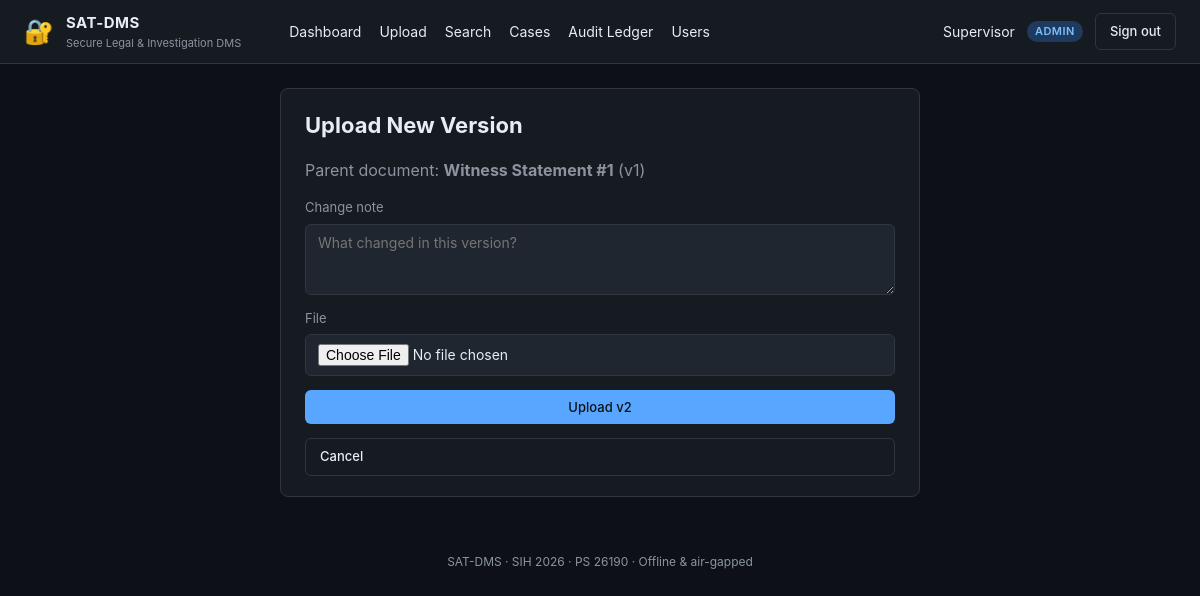
/documents/1/new-version (signed in), run on the app's committed database.
### app/models.py (models this page shows, shortened)
class User(UserMixin, db.Model):
    __tablename__ = "users"
    id            = db.Column(db.Integer, primary_key=True)
    username      = db.Column(db.String(64), unique=True, nullable=False, index=True)
    full_name     = db.Column(db.String(128), nullable=False)
    password_hash = db.Column(db.String(256), nullable=False)
    role          = db.Column(db.String(16), nullable=False, default="viewer")
    active        = db.Column(db.Boolean, default=True)
    created_at    = db.Column(db.DateTime, default=datetime.utcnow)
    @property
    def is_active(self):
        return self.active
    def is_admin(self):
        return self.role == "admin"
    def can_upload(self):
        return self.role in ("admin", "investigator")

class Document(db.Model):
    __tablename__ = "documents"
    id              = db.Column(db.Integer, primary_key=True)
    title           = db.Column(db.String(256), nullable=False)
    description     = db.Column(db.Text)
    case_id         = db.Column(db.Integer, db.ForeignKey("cases.id"))
    uploaded_by     = db.Column(db.Integer, db.ForeignKey("users.id"))
    sha256_hash     = db.Column(db.String(64), nullable=False, index=True)
    signature       = db.Column(db.Text, nullable=False)
    signer_pubkey   = db.Column(db.Text, nullable=False)
    encrypted_path  = db.Column(db.String(512), nullable=False)
    original_size   = db.Column(db.Integer, nullable=False)
    version         = db.Column(db.Integer, default=1)
    parent_id       = db.Column(db.Integer, db.ForeignKey("documents.id"))
    created_at      = db.Column(db.DateTime, default=datetime.utcnow)
    uploader = db.relationship("User", foreign_keys=[uploaded_by])

### app/routes/documents.py (the view, shortened to what this page needs)
@documents_bp.route("/<int:doc_id>/new-version", methods=["GET", "POST"])
@login_required
def new_version(doc_id):
    if not current_user.can_upload():
        abort(403)
    parent = Document.query.get_or_404(doc_id)
    return render_template("new_version.html", parent=parent)

### app/models.py (called while the page is built)
@login_manager.user_loader
def load_user(user_id):
    return User.query.get(int(user_id))

### app/templates/new_version.html (shortened to what this page needs)
{% extends "base.html" %}
{% block content %}
<div class="card narrow">
  <h1>Upload New Version</h1>
  <p class="muted">
    Parent document: <strong>{{ parent.title }}</strong> (v{{ parent.version }})
  </p>
  <form method="post" enctype="multipart/form-data" class="form">
    <label>
      Change note
      <textarea name="note" rows="3" placeholder="What changed in this version?"></textarea>
    </label>
    <label>
      File
      <input type="file" name="file" required>
    </label>
    <button class="btn btn-primary" type="submit">Upload v{{ parent.version + 1 }}</button>
    <a class="btn btn-ghost" href="{{ url_for('documents.view', doc_id=parent.id) }}">Cancel</a>
  </form>
</div>
{% endblock %}

### app/templates/base.html (shortened to what this page needs)
<!doctype html>
<html lang="en">
<head>
  <link rel="stylesheet" href="{{ url_for('static', filename='style.css') }}">
</head>
<body>
  <header class="topbar">
    <div class="brand">
      <span class="logo">🔐</span>
      <div>
        <div class="brand-name">SAT-DMS</div>
        <div class="brand-sub">Secure Legal &amp; Investigation DMS</div>
      </div>
    </div>
    {% if current_user.is_authenticated %}
    <nav class="nav">
      <a href="{{ url_for('documents.dashboard') }}">Dashboard</a>
      <a href="{{ url_for('documents.upload') }}">Upload</a>
      <a href="{{ url_for('documents.search') }}">Search</a>
      <a href="{{ url_for('cases.list_cases') }}">Cases</a>
      <a href="{{ url_for('audit.index') }}">Audit Ledger</a>
      {% if current_user.is_admin() %}
      <a href="{{ url_for('admin.users') }}">Users</a>
      {% endif %}
    </nav>
    <div class="userbox">
      <span class="user">{{ current_user.full_name }}</span>
      <span class="role role-{{ current_user.role }}">{{ current_user.role }}</span>
      <a class="btn btn-ghost" href="{{ url_for('auth.logout') }}">Sign out</a>
    </div>
    {% endif %}
  </header>
  <main class="container">
    {% block content %}{% endblock %}
  </main>
  <footer class="footer">
    SAT-DMS · SIH 2026 · PS 26190 · Offline &amp; air-gapped
  </footer>
</body>
</html>

### app/static/style.css (style rules this page uses)
:root { --bg: #0d1117; --surface: #161b22; --surface-2: #1f2630; --border: #30363d; --text: #e6edf3; --muted: #8b949e; --accent: #58a6ff; --ok: #3fb950; --warn: #d29922; --bad: #f85149; --radius: 8px; }
* { box-sizing: border-box; }
body { margin: 0; font-family: -apple-system, "Segoe UI", Roboto, sans-serif; background: var(--bg); color: var(--text); line-height: 1.5; }
a { color: var(--accent); text-decoration: none; }
.topbar { display: flex; align-items: center; gap: 24px; padding: 12px 24px; background: var(--surface); border-bottom: 1px solid var(--border); }
.brand { display: flex; align-items: center; gap: 12px; }
.logo { font-size: 24px; }
.brand-name { font-weight: 700; font-size: 15px; letter-spacing: 0.5px; }
.brand-sub { font-size: 11px; color: var(--muted); }
.nav { display: flex; gap: 18px; margin-left: 24px; flex: 1; }
.nav a { color: var(--text); font-size: 14px; }
.userbox { display: flex; align-items: center; gap: 12px; }
.user { font-size: 14px; }
.role { font-size: 11px; padding: 2px 8px; border-radius: 999px; text-transform: uppercase; letter-spacing: 0.5px; font-weight: 600; }
.role-admin { background: #1f3a5f; color: #79c0ff; }
.container { max-width: 1200px; margin: 24px auto; padding: 0 24px; }
.footer { text-align: center; color: var(--muted); font-size: 12px; padding: 32px 0; }
.card { background: var(--surface); border: 1px solid var(--border); border-radius: var(--radius); padding: 20px 24px; margin-bottom: 20px; }
.card.narrow { max-width: 640px; margin: 0 auto; }
.card h1 { margin: 0 0 8px; font-size: 22px; }
.form { display: flex; flex-direction: column; gap: 14px; margin-top: 16px; }
.form label { display: flex; flex-direction: column; gap: 6px; font-size: 13px; color: var(--muted); }
.form input, .form select, .form textarea { background: var(--surface-2); border: 1px solid var(--border); border-radius: 6px; padding: 9px 12px; color: var(--text); font-size: 14px; font-family: inherit; }
.btn { display: inline-block; padding: 8px 14px; border-radius: 6px; font-size: 13px; font-weight: 500; border: 1px solid transparent; cursor: pointer; font-family: inherit; text-decoration: none; transition: background 0.15s; }
.btn-primary { background: var(--accent); color: #0d1117; }
.btn-ghost { background: transparent; border-color: var(--border); color: var(--text); }
.muted { color: var(--muted); }

### data on the page
User: full_name "Supervisor", role "ADMIN"
Document: title "Witness Statement #1", version "1", parent.version+1 "2"
